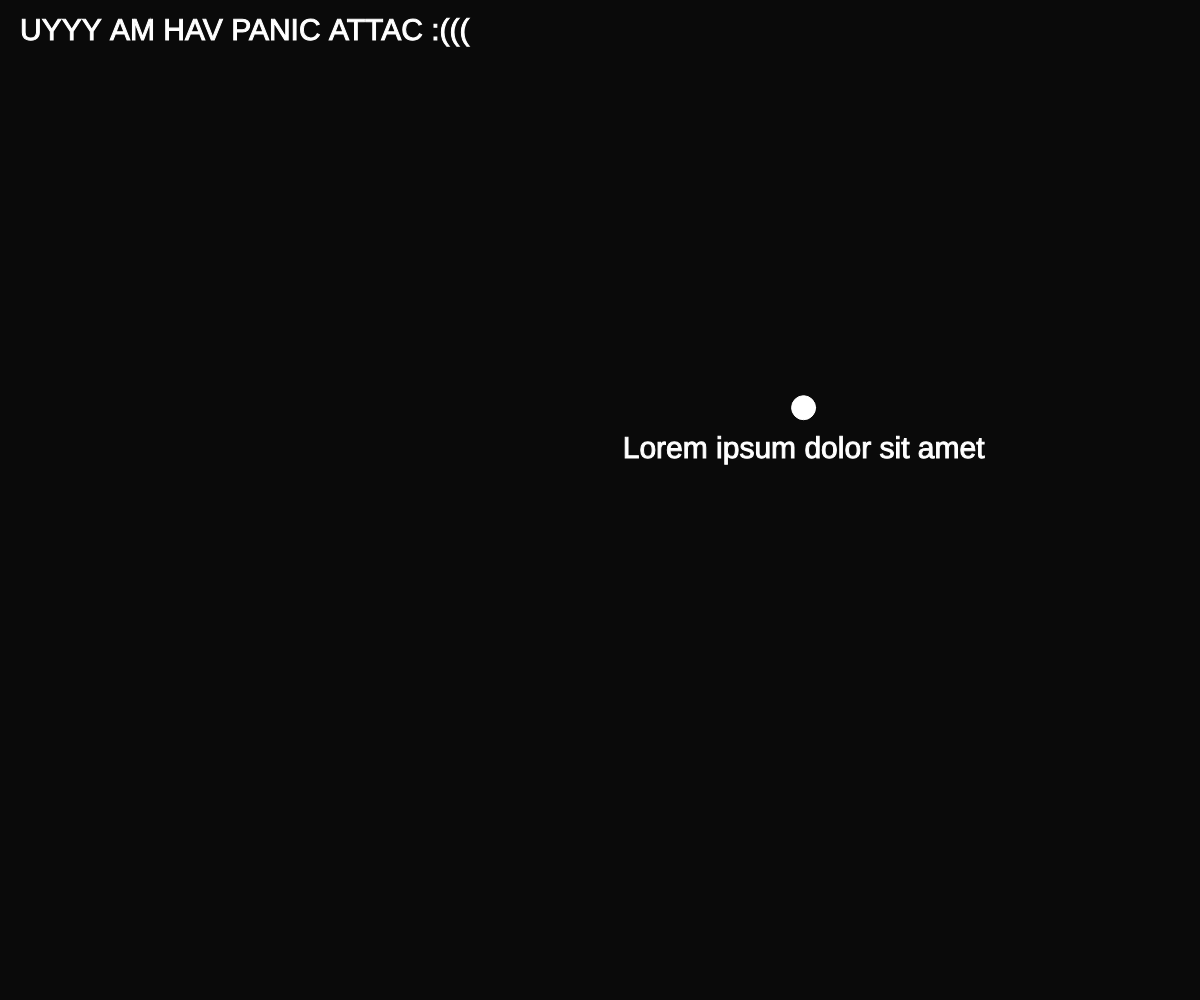
Frame 1 (no input)
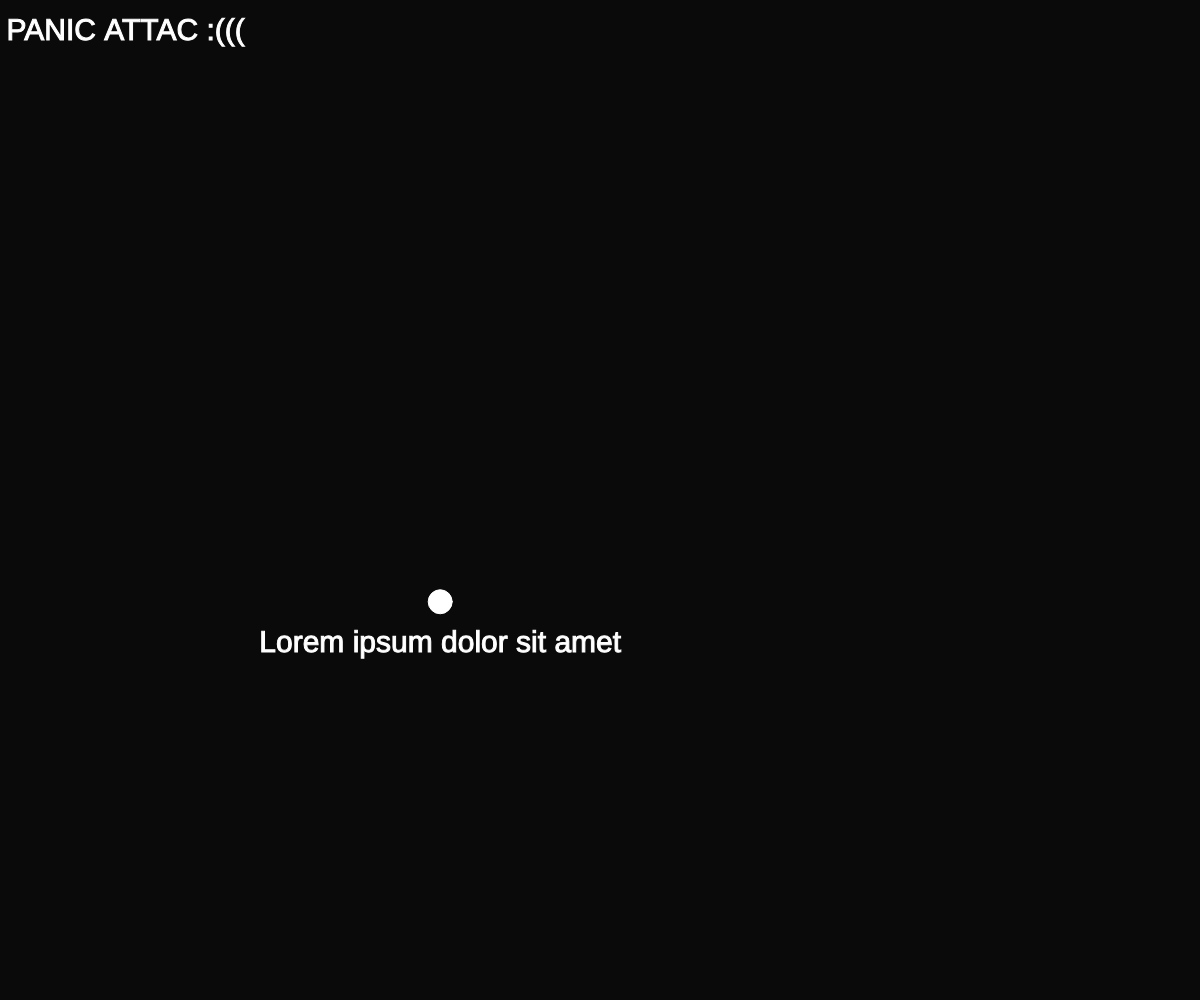
Frame 60 (no input)
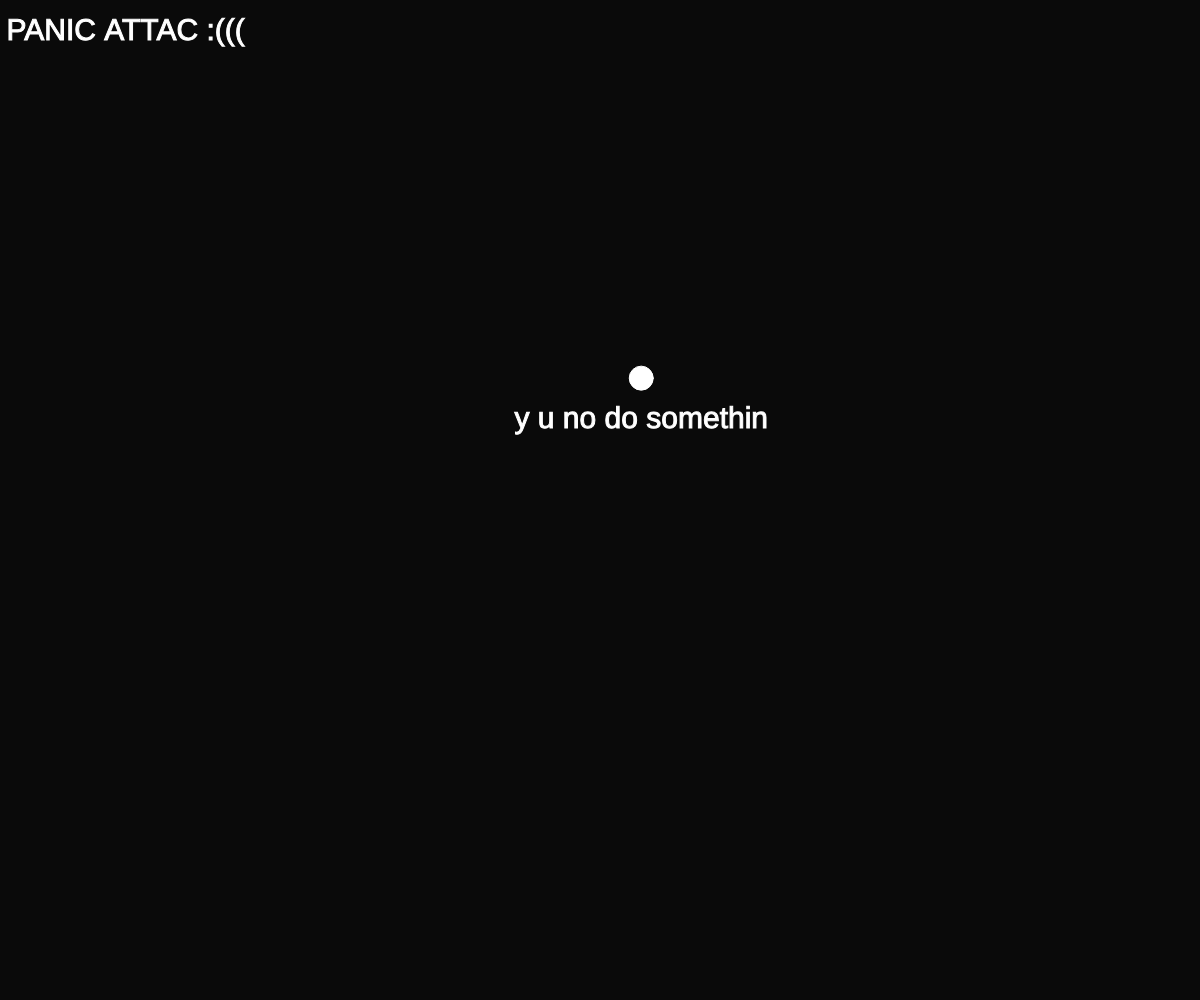
Frame 120 (the mouse pressed at the canvas centre since frame 60)

The p5.js sketch that drew these frames (run headless with seeded random() and noise() and a simulated clock; from frame 60 on, the mouse is pressed at the canvas centre):

// p5.js sketch
// ── sketch.js
/* uses p5.js | by Plasmoxy | @template=fullscreen */

let canvas, bgColor;

let xoff = 0;

let messages = [
  "dud pls help",
  "y u no do somethin",
  "fag",
  "AAAAAAAAAAAAAAAAAAAAAAAAAAAAAAAAAAAAAAAAAAAAAAAAAAAAAAA",
  "aayayayayayayayayay",
  "this is really depressing",
  "Lorem ipsum dolor sit amet",
  "do you know da wae",
  "HELP ME"
];

let msg;

function randomMsg() {
  msg = random(messages);
}

function setup() {
  bgColor = color(10);
  canvas = createCanvas(windowWidth, windowHeight);
  stroke(255);
  fill(255);
  randomMsg();
  setInterval(randomMsg, 2000);
}

function draw() {
  background(bgColor);

  textSize(30);
  text("UYYY AM HAV PANIC ATTAC :(((", 20, 40);

  let x = noise(xoff)*width;
  let y = noise(xoff+1)*height;
  xoff += 0.02;;

  textSize(30);
  textAlign(CENTER);
  ellipse(x, y, 24, 24);
  text(msg, x, y + 50);
}

// ── style.css

.flex-center {
  display: flex;
  flex-direction: column;
  justify-content: center;
  align-items: center;
  text-align: center;
  min-height: 100vh;
}

.text-center {
  text-align: center;
}

body {
  font-family: Consolas, sans-serif;
  background: #08080d;
  margin: 0;
  color: white;
  overflow: hide;
}

canvas {
  background: #0f0f0f;
}
